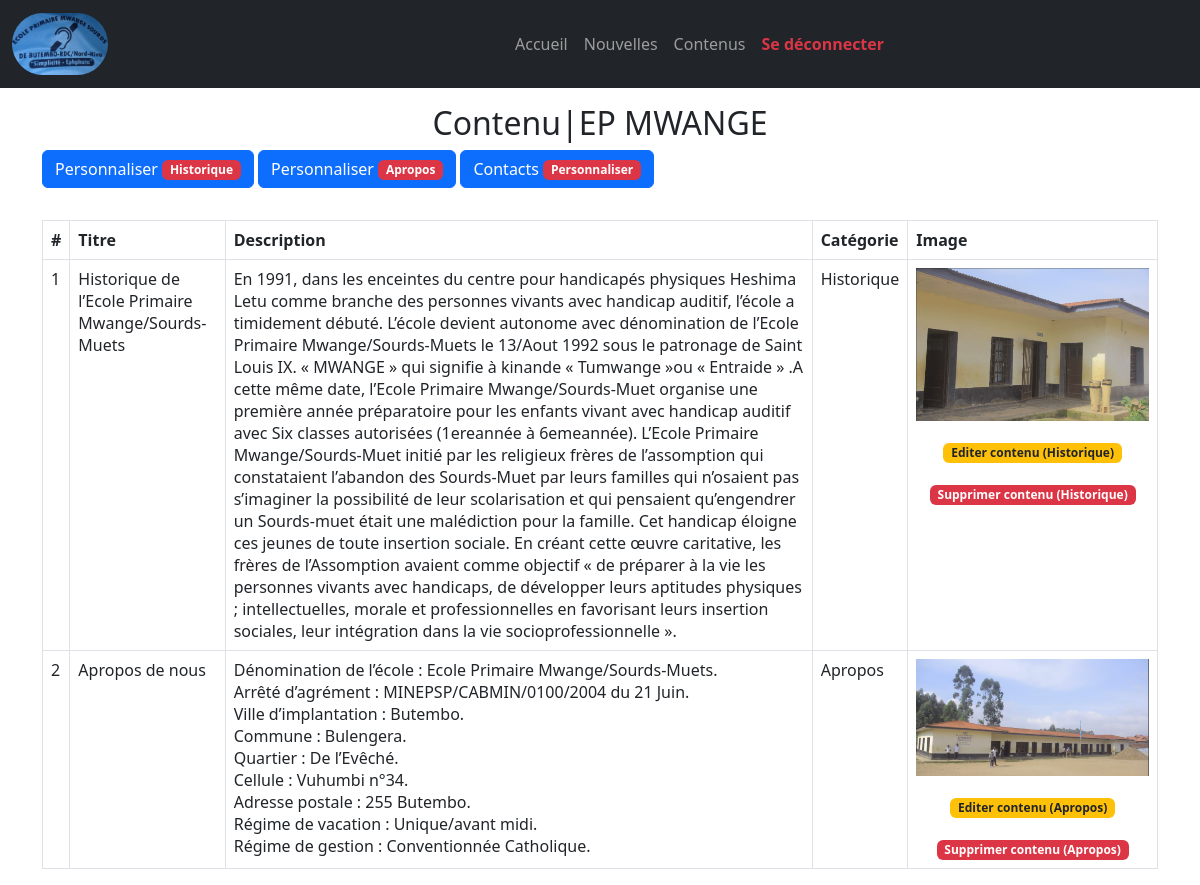
The app's page /admin/content.php (signed in) with its own data.
### tables this page shows
CREATE TABLE `contenu` (
  `id` int(11) NOT NULL,
  `titre` text NOT NULL,
  `description` text NOT NULL,
  `image` text NOT NULL,
  `directeur` int(11) NOT NULL,
  `categorie` text NOT NULL
);

### admin/actions/viewContent.php (called while the page is built)
<?php
$rows=mysqli_query($con,"SELECT `contenu`.`id` AS id, `contenu`.`titre` AS titre,
`contenu`.`description` AS description, `contenu`.`image` AS image,
`contenu`.`directeur` AS idDirecteur, `contenu`.`categorie` AS categorie,
directeur.nom AS nom, directeur.postnom AS postnom FROM `contenu`,
directeur WHERE contenu.directeur=directeur.id");
?>

### admin/content.php (the view, shortened to what this page needs)
<?php
require_once 'includes/config.php';
include 'actions/viewContent.php';
?>
<!DOCTYPE html>
<html lang="en">
<head>
  <link href="https://cdn.jsdelivr.net/npm/bootstrap@5.2.1/dist/css/bootstrap.min.css" rel="stylesheet">
</head>
<body>
<?php
include 'includes/navbar.php';
?>
<div class="container mt-3">
  <h2 class="text-center">Contenu|EP MWANGE</h2>
   <button type="button" class="btn btn-primary mb-3" data-bs-toggle="modal" data-bs-target="#Historique">
    Personnaliser <span class="badge bg-danger">Historique</span>
   </button>
   <button type="button" class="btn btn-primary mb-3" data-bs-toggle="modal" data-bs-target="#Apropos">
    Personnaliser <span class="badge bg-danger">Apropos</span>
   </button>
   <button type="button" class="btn btn-primary mb-3" data-bs-toggle="modal" data-bs-target="#myModal">
    Contacts
    <a href="contacts.php">
     <span class="badge bg-danger">Personnaliser</span>
    </a>
   </button>
   <div class="table-responsive mt-3">
    <table class="table table-bordered">
      <thead>
        <tr>
          <th>#</th>
          <th>Titre</th>
          <th>Description</th>
          <th>Catégorie</th>
          <th>Image</th>
        </tr>
      </thead>
      <tbody>
      <?php
        $i=0;
        foreach($rows as $row):
          $i++;
         ?>
        <tr>
          <td><?= $i?></td>
          <td><?= $row['titre']?></td>
          <td><?= $row['description']?></td>
          <td><?= $row['categorie']?></td>
          <td>
          <img class="img-fluid" src="actions/upload/<?=$row['image']?>" width="100%" height="150">
          <br><br>
          <center>
          <a href="editContent.php?categorie=<?= $row['categorie']?>">
          <span class="badge bg-warning text-dark">
            Editer contenu (<?= $row['categorie']?>)
          </span>
          </a><br><br>
          <a href="actions/deleteContent.php?categorie=<?= $row['categorie']?>">
          <span class="badge bg-danger" onclick="return confirm('Voulez-vous vraiment supprimé?')">
            Supprimer contenu (<?= $row['categorie']?>)
          </span>
          </a>
          </center>
          </td>
        </tr>
         <?php  endforeach ?>
      </tbody>
    </table>
  </div>
</div>
</body>
</html>

### records on screen
contenu: titre "Historique de l’Ecole Primaire Mwange/Sourds-Muets", description "En 1991, dans les enceintes du centre pour handicapés physiques Heshima Letu comme branche des personnes vivants avec handicap auditif, l’école a timidement débuté. L’école devient autonome avec dénomination de l’Ecole Primaire Mwange/Sourds-Muets le 13/Aout 1992 sous le patronage de Saint Louis IX. « MWANGE » qui signifie à kinande « Tumwange »ou « Entraide » .A cette même date, l’Ecole Primaire Mwange/Sourds-Muet organise une première année préparatoire pour les enfants vivant avec handicap auditif avec Six classes autorisées (1ereannée à 6emeannée). L’Ecole Primaire Mwange/Sourds-Muet initié par les religieux frères de l’assomption qui constataient l’abandon des Sourds-Muet par leurs…", categorie "Historique", image (picture)
contenu: titre "Apropos de nous", description "Dénomination de l’école : Ecole Primaire Mwange/Sourds-Muets. Arrêté d’agrément : MINEPSP/CABMIN/0100/2004 du 21 Juin. Ville d’implantation : Butembo. Commune : Bulengera. Quartier : De l’Evêché. Cellule : Vuhumbi n°34. Adresse postale : 255 Butembo. Régime de vacation : Unique/avant midi. Régime de gestion : Conventionnée Catholique.", categorie "Apropos", image (picture)
